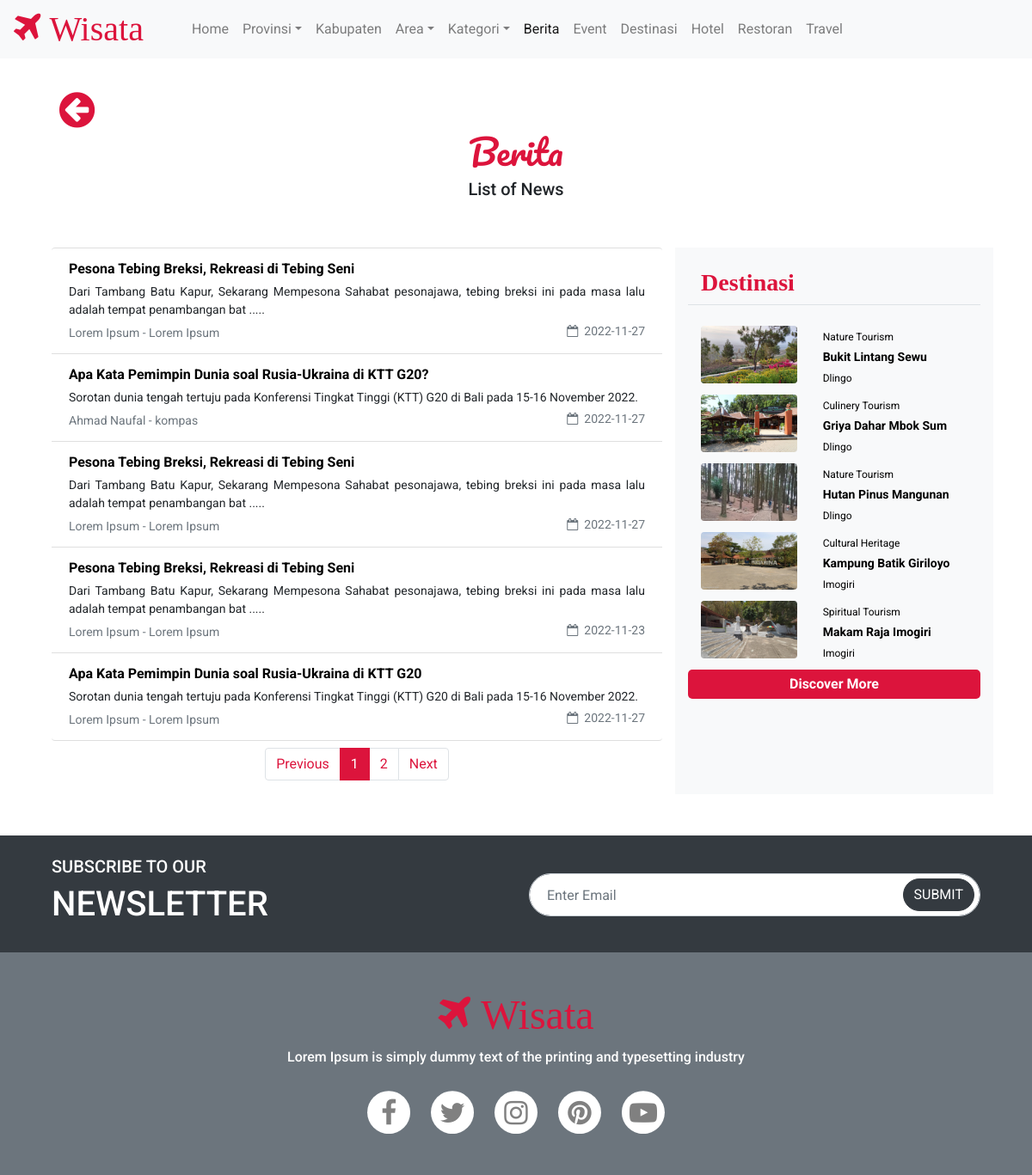
Page /WisataBerita.php on the committed database.
### tables this page shows
CREATE TABLE `berita` (
  `beritaID` char(4) NOT NULL,
  `beritajudul` varchar(60) NOT NULL,
  `beritainti` varchar(1000) NOT NULL,
  `penulis` char(50) NOT NULL,
  `penerbit` varchar(30) NOT NULL,
  `tanggalterbit` date NOT NULL,
  `destinasiID` char(4) NOT NULL
);

CREATE TABLE `destinasi` (
  `destinasiID` char(4) NOT NULL,
  `destinasinama` varchar(35) NOT NULL,
  `destinasialamat` varchar(255) NOT NULL,
  `kategoriID` char(4) NOT NULL,
  `areaID` char(4) NOT NULL
);

CREATE TABLE `fotodestinasi` (
  `fotoID` char(5) NOT NULL,
  `fotonama` char(60) NOT NULL,
  `destinasiID` char(4) NOT NULL,
  `fotofile` text NOT NULL
);

CREATE TABLE `kategori` (
  `kategoriID` char(4) NOT NULL,
  `kategorinama` char(30) NOT NULL,
  `kategoriketerangan` varchar(255) NOT NULL,
  `kategorireferensi` char(30) NOT NULL
);

CREATE TABLE `area` (
  `areaID` char(4) NOT NULL,
  `areanama` char(35) NOT NULL,
  `areawilayah` char(35) NOT NULL,
  `areaketerangan` varchar(255) NOT NULL,
  `kabupatenKODE` char(4) NOT NULL
);

### WisataBerita.php (the view, shortened to what this page needs)
<!DOCTYPE html>
<?php
include "includes/config.php";
$jumlahtampilan = 5;
$halaman = ( isset( $_GET[ 'page' ] ) ) ? $_GET[ 'page' ] : 1;
$mulaitampilan = ( $halaman - 1 ) * $jumlahtampilan;
?>
<html lang="en">
<head>
    <link href="Wisata.css" rel="stylesheet" type="text/css">
    <link rel="stylesheet" href="https://cdn.jsdelivr.net/npm/bootstrap@4.6.2/dist/css/bootstrap.min.css">
    <link rel="stylesheet" href="https://cdnjs.cloudflare.com/ajax/libs/select2/4.0.3/css/select2.min.css">
    <link rel="stylesheet" href="https://cdn.jsdelivr.net/npm/bootstrap-icons@1.9.1/font/bootstrap-icons.css">
    <link rel="stylesheet" href="https://cdnjs.cloudflare.com/ajax/libs/font-awesome/4.7.0/css/font-awesome.min.css">
    <link rel="stylesheet" href="https://cdnjs.cloudflare.com/ajax/libs/OwlCarousel2/2.3.4/assets/owl.carousel.min.css">
    <link rel="stylesheet" href="https://cdnjs.cloudflare.com/ajax/libs/OwlCarousel2/2.3.4/assets/owl.theme.default.min.css">
</head>
<body>
    <?php include "WisataHeader.php"?>
    <div class="container-fluid">
        <div class="container-xl mt-5 py-5">
            <div class="row mx-auto">
                <div class="col-md-12 mt-2 backbutton pl-4">
                    <a href="Wisatas.php"><i class="fa fa-arrow-circle-left fa-3x"></i></a>
                </div>
                <div class="col-md-12 judultourism text-center mb-5">
                    <h1>Berita</h1>
                    <h5>List of News</h5>
                </div>
                <div class="col-md-8">
                    <?php
                    $berita = mysqli_query( $connection, "SELECT * FROM berita ORDER BY beritaID DESC limit $mulaitampilan, $jumlahtampilan " );
                    if ( mysqli_num_rows( $berita ) > 0 ) {
                        ?>
                    <div class="list-group">
                        <?php
                        while ( $rowberita = mysqli_fetch_array( $berita ) ) {;
                            ?>
                        <li class="list-group-item border-right-0 border-left-0 berita">
                            <div class="d-flex w-100 justify-content-between">
                                <a href="" class="mb-1 "><?php echo $rowberita["beritajudul"]?></a>
                            </div>
                            <p class="mb-1 text-justify"><?php echo $rowberita["beritainti"]?></p>
                            <small class="text-muted"><?php echo $rowberita["penulis"]?> - <?php echo $rowberita["penerbit"]?></small>
                            <small class="text-muted float-right"><i class="fa fa-calendar-o"></i>&ensp;<?php echo $rowberita["tanggalterbit"]?></small>
                        </li>
                        <?php } } ?>
                    </div>
                    <?php
                    $queryberita = mysqli_query( $connection, "SELECT * FROM berita ORDER BY beritaID DESC " );
                    $jumlahrecord = mysqli_num_rows( $queryberita );
                    $jumlahpage = ceil( $jumlahrecord / $jumlahtampilan );
                    if ( $jumlahpage > 0 ) {
                        ?>
                    <div class="col-md-12 mt-2">
                        <nav aria-label="...">
                            <ul class="pagination justify-content-center kolompagination">
                                <li class="page-item">
                                    <a class="page-link" href="?page=<?php if ($halaman > 1 ) { echo $nomorhal = $halaman - 1;} else {echo $nomorhal = 1;}?>">Previous</a>
                                </li>
                                <?php for($nomorhal=1; $nomorhal<=$jumlahpage; $nomorhal++) { ?>
                                <li class="page-item <?php if($nomorhal == $halaman) {echo 'active';} ?>" aria-current="page">
                                    <?php
                                    if ( $nomorhal != $halaman ) {
                                        ?>
                                    <a class="page-link" href="?page=<?php echo $nomorhal?>"><?php echo $nomorhal?></a>
                                    <?php
                                    } else {
                                        ?>
                                    <a class="page-link" href="?page=<?php echo $nomorhal?>"><?php echo $nomorhal?></a>
                                    <?php } ?>
                                </li>
                                <?php } ?>
                                <li class="page-item">
                                    <a class="page-link" href="?page=<?php if ($halaman < $jumlahpage ) { echo $nomorhal = $halaman + 1;} else {echo $nomorhal - 1;}?>">Next</a>
                                </li>
                            </ul>
                        </nav>
                    </div>
                    <?php } ?>
                </div>
                <div class="col-md-4 bg-light">
                    <div class="col-sm-12 judul my-4 border-bottom">
                        <h3>Destinasi</h3>
                    </div>
                    <?php
                    $querydestinasi = mysqli_query( $connection, "SELECT * FROM destinasi d JOIN kategori k ON (d.kategoriID = k.kategoriID) JOIN fotodestinasi f ON (d.destinasiID = f.destinasiID) JOIN area a ON (d.areaID = a.areaID) JOIN kabupaten b ON (a.kabupatenKODE = b.kabupatenKODE ) limit $mulaitampilan, $jumlahtampilan " );
                    if ( mysqli_num_rows( $querydestinasi ) > 0 ) {
                        $sumdestinasi = 0;
                        while ( $rowdestinasi = mysqli_fetch_array( $querydestinasi )and $sumdestinasi < 5 ) {
                            $sumdestinasi++;
                            ?>
                    <div class="media mb-2 list">
                        <div class="row mx-auto">
                            <div class="col-5">
                                <img src="imagesdestinasi/<?php echo $rowdestinasi["fotofile"]?>" class="align-self-start img-fluid w-100 rounded" alt="Gambar Tidak Ada">
                            </div>
                            <div class="col-7">
                                <div class="media-body kolomdestinasiberita">
                                    <a href="WisataKategori.php?kategoriID=<?php echo $rowdestinasi["kategoriID"] ?>" class="kategorinama"><?php echo $rowdestinasi["kategorinama"]?></a>
                                    <br>
                                    <a href="#" class="destinasinama"><?php echo $rowdestinasi["destinasinama"]?></a>
                                    <br>
                                    <a href="WisataSearch.php?kabupaten=<?php echo $rowdestinasi["kabupatenKODE"] ?>&value=Destinasi&area=<?php echo $rowdestinasi["areaID"] ?>" class="areanama"><?php echo $rowdestinasi["areanama"]?></a>
                                </div>
                            </div>
                        </div>
                    </div>
                    <?php } }?>
                    <div class="text-center mt-2 beritamorebutton">
                        <a href="WisataDestinasi.php">Discover More</a>
                    </div>
                </div>
            </div>
        </div>
    </div>
</body>
<?php include "WisataFooter.php";?>
</html>

### Wisata.css (style rules this page uses)
* { font-family: 'Roboto', sans-serif; }
.judul h3 { font-family: cursive; color: crimson; font-weight: bold; }
.list a { color: black; text-decoration: none!important; }
.backbutton i { color: crimson; }
.judultourism h1 { font-family: 'Pacifico', cursive; color: crimson; }
.kolompagination .active a { background-color: crimson!important; border-color: crimson!important; color: white!important; }
.kolompagination a { color: crimson!important; }
.beritamorebutton a { display: block; padding: 5px 0; background-color: crimson; border-radius: 5px; color: white; text-decoration: none!important; font-weight: bold; }
.berita a { color: black; font-weight: bold; text-decoration: none!important; font-size: 16px; }
.berita p { font-size: 14px; }
.areanama { font-size: 12px; }
.destinasinama { font-size: 14px; font-weight: bold; }
.kategorinama { font-size: 12px; }

### rows in the picture
berita: beritajudul "Pesona Tebing Breksi, Rekreasi di Tebing Seni", beritainti "Dari Tambang Batu Kapur, Sekarang Mempesona Sahabat pesonajawa, tebing breksi ini pada masa lalu adalah tempat penambangan bat .....", penulis "Lorem Ipsum", penerbit "Lorem Ipsum", tanggalterbit "2022-11-27"
berita: beritajudul "Apa Kata Pemimpin Dunia soal Rusia-Ukraina di KTT G20?", beritainti "Sorotan dunia tengah tertuju pada Konferensi Tingkat Tinggi (KTT) G20 di Bali pada 15-16 November 2022.", penulis "Ahmad Naufal", penerbit "kompas", tanggalterbit "2022-11-27"
berita: beritajudul "Pesona Tebing Breksi, Rekreasi di Tebing Seni", beritainti "Dari Tambang Batu Kapur, Sekarang Mempesona Sahabat pesonajawa, tebing breksi ini pada masa lalu adalah tempat penambangan bat .....", penulis "Lorem Ipsum", penerbit "Lorem Ipsum", tanggalterbit "2022-11-27"
berita: beritajudul "Pesona Tebing Breksi, Rekreasi di Tebing Seni", beritainti "Dari Tambang Batu Kapur, Sekarang Mempesona Sahabat pesonajawa, tebing breksi ini pada masa lalu adalah tempat penambangan bat .....", penulis "Lorem Ipsum", penerbit "Lorem Ipsum", tanggalterbit "2022-11-23"
berita: beritajudul "Apa Kata Pemimpin Dunia soal Rusia-Ukraina di KTT G20", beritainti "Sorotan dunia tengah tertuju pada Konferensi Tingkat Tinggi (KTT) G20 di Bali pada 15-16 November 2022.", penulis "Lorem Ipsum", penerbit "Lorem Ipsum", tanggalterbit "2022-11-27"
destinasi: fotodestinasi.fotofile (picture), kategoriID.kategorinama "Nature Tourism", destinasinama "Bukit Lintang Sewu", areaID.areanama "Dlingo"
destinasi: fotodestinasi.fotofile (picture), kategoriID.kategorinama "Culinery Tourism", destinasinama "Griya Dahar Mbok Sum", areaID.areanama "Dlingo"
destinasi: fotodestinasi.fotofile (picture), kategoriID.kategorinama "Nature Tourism", destinasinama "Hutan Pinus Mangunan", areaID.areanama "Dlingo"
destinasi: fotodestinasi.fotofile (picture), kategoriID.kategorinama "Cultural Heritage", destinasinama "Kampung Batik Giriloyo", areaID.areanama "Imogiri"
destinasi: fotodestinasi.fotofile (picture), kategoriID.kategorinama "Spiritual Tourism", destinasinama "Makam Raja Imogiri", areaID.areanama "Imogiri"
